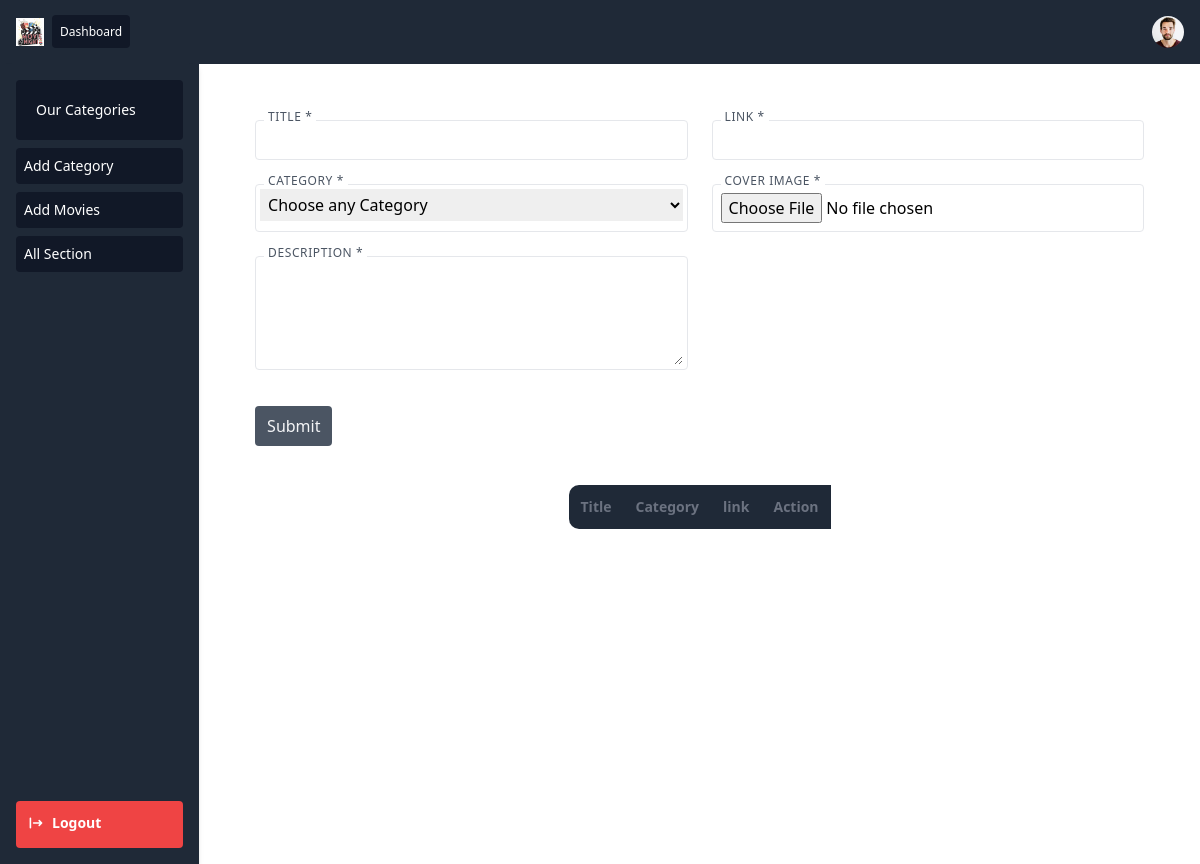
Before: /add-movie (signed in) with the older database file.
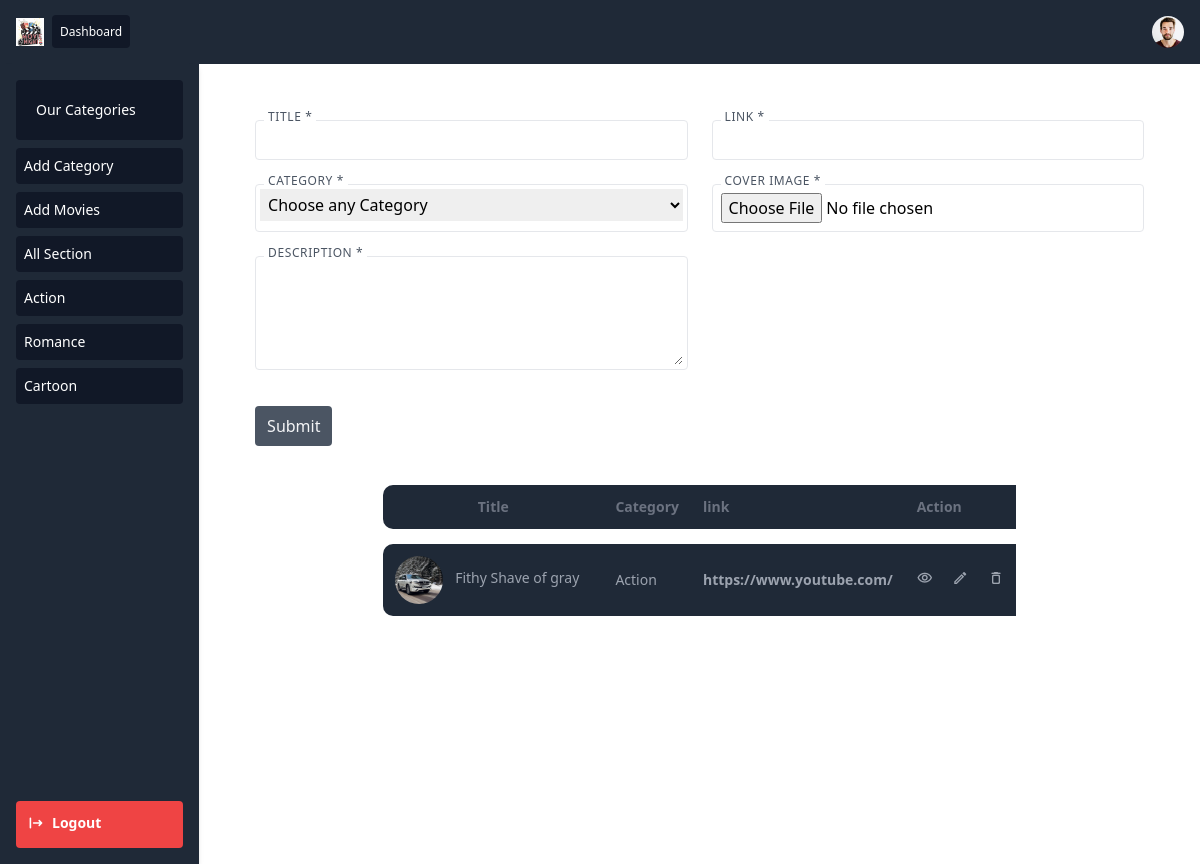
After: the same page with the newer database file.
### home/models.py (models this page shows, shortened)
class Category(models.Model):
    title=models.CharField(max_length=255)
    slug = models.SlugField(null=False, unique=True)

class Videos(models.Model):
    title=models.CharField(max_length=255)
    categ=models.ForeignKey(Category, on_delete=models.CASCADE)
    desc=models.TextField()
    category=models.CharField(max_length=255)
    image=models.FileField(upload_to='Covers')
    Created_at=models.DateTimeField(auto_now_add=True)
    slug = models.SlugField(null=False, unique=True)

### home/views.py (the view, shortened to what this page needs)
# urls.py: path('add-movie',views.addmov,name="addmov"),
def addmov(request):
   ck=Admin.objects.filter(user=request.user)
   if ck is not None:
      categ=Category.objects.all()
      vd=Videos.objects.all().order_by('-id')
      return render(request,'../templates/abakozi/section.html',{'categ':categ,'vd':vd})
   return redirect('/')

### templates/abakozi/section.html (shortened to what the changed rows need)
{% include 'abakozi/nav.html'%}
<section class="w-full p-4">
    <div class="w-full h-64 p-4 text-md">
<div class="flex items-center justify-center">
	<div class="col-span-12">
		<div class="overflow-auto lg:overflow-visible ">
			<table class="table text-gray-400 border-separate space-y-6 text-sm">
				<thead class="bg-gray-800 text-gray-500">
					<tr>
						<th class="p-3">Title</th>
						<th class="p-3 text-left">Category</th>
						<th class="p-3 text-left">link</th>
						<th class="p-3 text-left">Action</th>
					</tr>
				</thead>
				<tbody>
                    {% for dt in vd %}
					<tr class="bg-gray-800">
						<td class="p-3">
							<div class="flex align-items-center">
								<img class="rounded-full h-12 w-12  object-cover" src="{{dt.image.url}}" alt="unsplash image">
								<div class="p-3">
									<div class="">{{dt.title}}</div>
								</div>
							</div>
						</td>
						<td class="p-3">
							{{dt.categ.title}}
						</td>
						<td class="p-3 font-bold">
							{{dt.category}}
						</td>
						<td class="p-3 ">
							<a href="#" class="text-gray-400 hover:text-gray-100 mr-2">
								<i class="material-icons-outlined text-base">visibility</i>
							</a>
							<a href="{% url 'editmov' dt.id %}" class="text-gray-400 hover:text-gray-100  mx-2">
								<i class="material-icons-outlined text-base">edit</i>
							</a>
							<a href="#" class="text-gray-400 hover:text-gray-100  ml-2">
								<i class="material-icons-round text-base">delete_outline</i>
							</a>
						</td>
					</tr>{%endfor%}
				</tbody>
			</table>
		</div>
	</div>
</div>
     </div>
    </section>
  </main>
</body>
</html>

### templates/abakozi/nav.html (shortened to what this page needs)
<!DOCTYPE html>
<html lang="en">
<head>
    <link href="https://unpkg.com/tailwindcss@^2/dist/tailwind.min.css" rel="stylesheet">
</head>
<body>
    <header class="w-full bg-gray-800 p-4 flex justify-between items-center">
        <nav class="flex items-center">
          <img class="w-7 h-7" src="../../static/logo.png/" />
          <div class="text-white text-xs hidden sm:block ml-2">
            <a href="{% url 'dashhome'%}" class="bg-gray-900 hover:bg-gray-700 p-2 rounded cursor-pointer">Dashboard</a>
          </div>
        </nav>
        <div class="w-8 h-8 cursor-pointer">
          <img class="rounded-full" />
        </div>
      </header>
      <main class="flex w-full h-screen">
      <aside class="w-60 h-screen bg-gray shadow-md w-fulll hidden sm:block">
        <div class="flex flex-col justify-between h-screen p-4 bg-gray-800">
            <div class="text-sm">
              <div class="bg-gray-900 text-white p-5 rounded cursor-pointer">Our Categories</div>
              <a href="{% url 'addcat' %}"><div class="bg-gray-900 text-white p-2 rounded mt-2 cursor-pointer hover:bg-gray-700 hover:text-blue-300">Add Category</div></a>
              <a href="{% url 'addmov' %}"><div class="bg-gray-900 text-white p-2 rounded mt-2 cursor-pointer hover:bg-gray-700 hover:text-blue-300">Add Movies</div></a>
              <a href=""><div class="bg-gray-900 text-white p-2 rounded mt-2 cursor-pointer hover:bg-gray-700 hover:text-blue-300">All Section</div></a>
                {% for dt in categ%}
              <a href=""><div class="bg-gray-900 flex justify-between items-center text-white p-2 rounded mt-2 cursor-pointer hover:bg-gray-700 hover:text-blue-300">
                {{dt.title}}
              </div></a>
              {%endfor%}
            </div>
            <div class="flex p-3 text-white bg-red-500 rounded cursor-pointer text-center text-sm">
            <a href="{% url 'logout'%}">  <button class="rounded inline-flex items-center">
                <span class="font-semibold">Logout</span>
              </button></a>
            </div>
        </div>
      </aside>

Changed rows visible on the page:
added Category: title "Action"
added Category: title "Romance"
added Category: title "Cartoon"
added Videos: image (picture), title "Fithy Shave of gray", categ "Action", category "https://www.youtube.com/"
